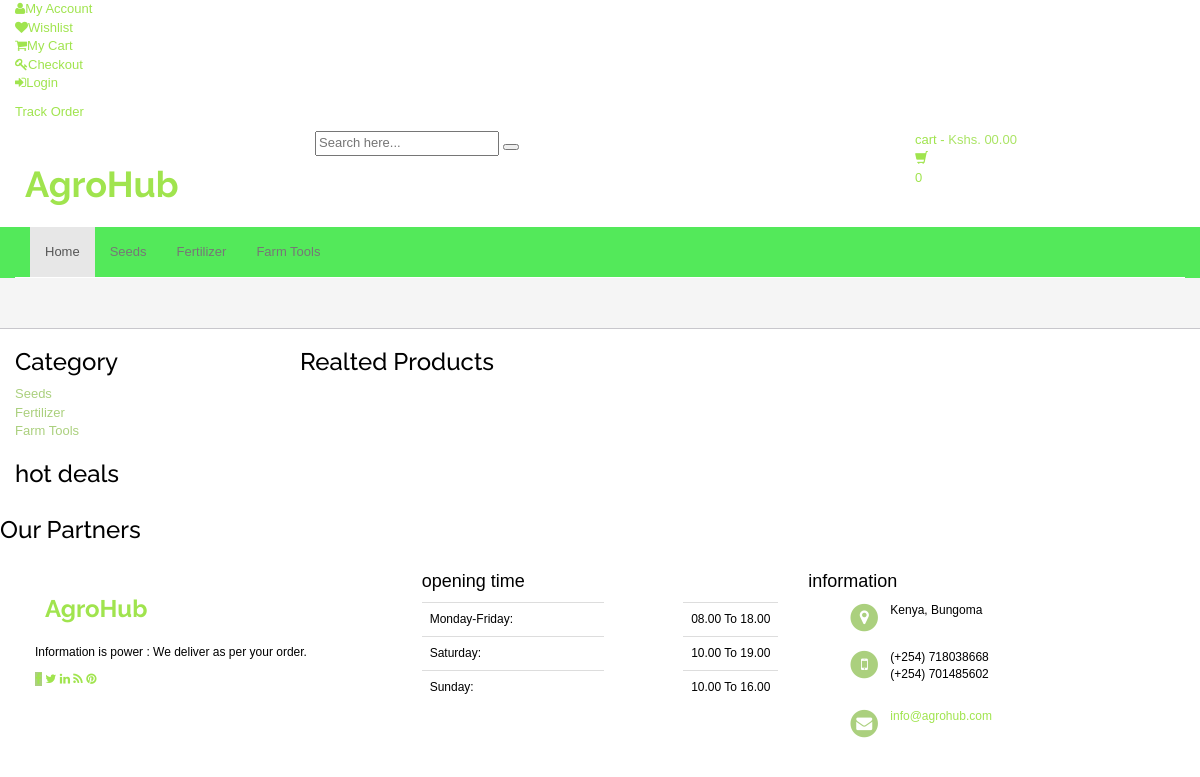
Screenshot of /admin/product-details.php with the database file from the repository.
### tables this page shows
CREATE TABLE `category` (
  `id` int(11) NOT NULL,
  `categoryName` varchar(255) DEFAULT NULL,
  `categoryDescription` longtext DEFAULT NULL,
  `creationDate` timestamp NOT NULL DEFAULT current_timestamp(),
  `updationDate` varchar(255) DEFAULT NULL
);

### admin/product-details.php (the view, shortened to what this page needs)
<?php
include('includes/config.php');
?>
<!DOCTYPE html>
<html lang="en">
	<head>
	    <link rel="stylesheet" href="assets/css/bootstrap.min.css">
	    <link rel="stylesheet" href="assets/css/main.css">
	    <link rel="stylesheet" href="assets/css/green.css">
	    <link rel="stylesheet" href="assets/css/owl.carousel.css">
		<link rel="stylesheet" href="assets/css/owl.transitions.css">
		<link href="assets/css/lightbox.css" rel="stylesheet">
		<link rel="stylesheet" href="assets/css/animate.min.css">
		<link rel="stylesheet" href="assets/css/rateit.css">
		<link rel="stylesheet" href="assets/css/bootstrap-select.min.css">
		<link rel="stylesheet" href="assets/css/config.css">
		<link href="assets/css/green.css" rel="alternate stylesheet" title="Green color">
		<link href="assets/css/blue.css" rel="alternate stylesheet" title="Blue color">
		<link href="assets/css/red.css" rel="alternate stylesheet" title="Red color">
		<link href="assets/css/orange.css" rel="alternate stylesheet" title="Orange color">
		<link href="assets/css/dark-green.css" rel="alternate stylesheet" title="Darkgreen color">
		<link rel="stylesheet" href="assets/css/font-awesome.min.css">
	</head>
    <body class="cnt-home">
<header class="header-style-1">
<?php include('includes/top-header.php');?>
<?php include('includes/main-header.php');?>
<?php include('includes/menu-bar.php');?>
</header>
<div class="breadcrumb">
</div>
<div class="body-content outer-top-xs">
	<div class='container'>
		<div class='row single-product outer-bottom-sm '>
			<div class='col-md-3 sidebar'>
				<div class="sidebar-module-container">
<div class="sidebar-widget outer-bottom-xs wow fadeInUp">
	<h3 class="section-title">Category</h3>
	<div class="sidebar-widget-body m-t-10">
		<div class="accordion">
		            <?php $sql=mysqli_query($con,"select id,categoryName  from category");
while($row=mysqli_fetch_array($sql))
{
    ?>
	    	<div class="accordion-group">
	            <div class="accordion-heading">
	                <a href="category.php?cid=<?php echo $row['id'];?>"  class="accordion-toggle collapsed">
	                   <?php echo $row['categoryName'];?>
	                </a>
	            </div>
	        </div>
	        <?php } ?>
	    </div>
	</div>
</div>
<div class="sidebar-widget hot-deals wow fadeInUp">
	<h3 class="section-title">hot deals</h3>
</div>
				</div>
			</div>
<section class="section featured-product wow fadeInUp">
	<h3 class="section-title">Realted Products </h3>
</section>
			</div>
		</div>
<?php include('includes/brands-slider.php');?>
</div>
</div>
<?php include('includes/footer.php');?>
</body>
</html>

### includes/menu-bar.php (shortened to what this page needs)
<div class="header-nav animate-dropdown">
    <div class="container">
        <div class="yamm navbar navbar-default" role="navigation">
            <div class="nav-bg-class">
                <div class="navbar-collapse collapse" id="mc-horizontal-menu-collapse">
	<div class="nav-outer">
		<ul class="nav navbar-nav">
			<li class="active dropdown yamm-fw">
				<a href="index.php" data-hover="dropdown" class="dropdown-toggle">Home</a>
			</li>
              <?php $sql=mysqli_query($con,"select id,categoryName  from category limit 6");
while($row=mysqli_fetch_array($sql))
{
    ?>
			<li class="dropdown yamm">
				<a href="category.php?cid=<?php echo $row['id'];?>"> <?php echo $row['categoryName'];?></a>
			</li>
			<?php } ?>
		</ul>
		<div class="clearfix"></div>
	</div>
</div>
            </div>
        </div>
    </div>
</div>

### assets/css/green.css (style rules this page uses)
a { color: #a0e44e; }
.header-style-1 .header-nav { background: #53e95a; }
.cnt-home .header-style-1 .header-nav .navbar .navbar-nav > li.active { background: #8dce3d; }
.sidebar .sidebar-module-container .sidebar-widget .sidebar-widget-body .accordion .accordion-group .accordion-heading .accordion-toggle, .sidebar .sidebar-module-container .sidebar-widget .sidebar-widget-body .accordion .accordion-group .accordion-heading .accordion-toggle:hover, .sidebar .sidebar-module-container .sidebar-widget .sidebar-widget-body .accordion .accordion-group .accordion-heading .accordion-toggle:focus, .sidebar .sidebar-module-container .sidebar-widget .sidebar-widget-body .accordion .accordion-group .accordion-heading .accordion-toggle:after { color: #abd07e; }

### assets/css/lightbox.css (style rules this page uses)
body:after { content: url(../images/close.png) url(../images/loading.gif) url(../images/prev.png) url(../images/next.png); display: none; }

### assets/css/blue.css (style rules this page uses)
a { color: #3498db; }
.header-style-1 .header-nav { background: #3498db; }
.cnt-home .header-style-1 .header-nav .navbar .navbar-nav > li.active { background: #1d6ca1; }
.sidebar .sidebar-module-container .sidebar-widget .sidebar-widget-body .accordion .accordion-group .accordion-heading .accordion-toggle, .sidebar .sidebar-module-container .sidebar-widget .sidebar-widget-body .accordion .accordion-group .accordion-heading .accordion-toggle:hover, .sidebar .sidebar-module-container .sidebar-widget .sidebar-widget-body .accordion .accordion-group .accordion-heading .accordion-toggle:focus, .sidebar .sidebar-module-container .sidebar-widget .sidebar-widget-body .accordion .accordion-group .accordion-heading .accordion-toggle:after { color: #3498db; }

### assets/css/red.css (style rules this page uses)
a { color: #ff6c6c; }
.header-style-1 .header-nav { background: #ff6c6c; }
.cnt-home .header-style-1 .header-nav .navbar .navbar-nav > li.active { background: #ff1a1a; }
.sidebar .sidebar-module-container .sidebar-widget .sidebar-widget-body .accordion .accordion-group .accordion-heading .accordion-toggle, .sidebar .sidebar-module-container .sidebar-widget .sidebar-widget-body .accordion .accordion-group .accordion-heading .accordion-toggle:hover, .sidebar .sidebar-module-container .sidebar-widget .sidebar-widget-body .accordion .accordion-group .accordion-heading .accordion-toggle:focus, .sidebar .sidebar-module-container .sidebar-widget .sidebar-widget-body .accordion .accordion-group .accordion-heading .accordion-toggle:after { color: #ff6c6c; }

### assets/css/orange.css (style rules this page uses)
a { color: #f39c12; }
.header-style-1 .header-nav { background: #f39c12; }
.cnt-home .header-style-1 .header-nav .navbar .navbar-nav > li.active { background: #ab6c09; }
.sidebar .sidebar-module-container .sidebar-widget .sidebar-widget-body .accordion .accordion-group .accordion-heading .accordion-toggle, .sidebar .sidebar-module-container .sidebar-widget .sidebar-widget-body .accordion .accordion-group .accordion-heading .accordion-toggle:hover, .sidebar .sidebar-module-container .sidebar-widget .sidebar-widget-body .accordion .accordion-group .accordion-heading .accordion-toggle:focus, .sidebar .sidebar-module-container .sidebar-widget .sidebar-widget-body .accordion .accordion-group .accordion-heading .accordion-toggle:after { color: #f39c12; }

### assets/css/dark-green.css (style rules this page uses)
a { color: #12cca7; }
.header-style-1 .header-nav { background: #12cca7; }
.cnt-home .header-style-1 .header-nav .navbar .navbar-nav > li.active { background: #0b816a; }
.sidebar .sidebar-module-container .sidebar-widget .sidebar-widget-body .accordion .accordion-group .accordion-heading .accordion-toggle, .sidebar .sidebar-module-container .sidebar-widget .sidebar-widget-body .accordion .accordion-group .accordion-heading .accordion-toggle:hover, .sidebar .sidebar-module-container .sidebar-widget .sidebar-widget-body .accordion .accordion-group .accordion-heading .accordion-toggle:focus, .sidebar .sidebar-module-container .sidebar-widget .sidebar-widget-body .accordion .accordion-group .accordion-heading .accordion-toggle:after { color: #12cca7; }

### rows the page displays
category: categoryName "Seeds"
category: categoryName "Fertilizer"
category: categoryName "Farm Tools"
